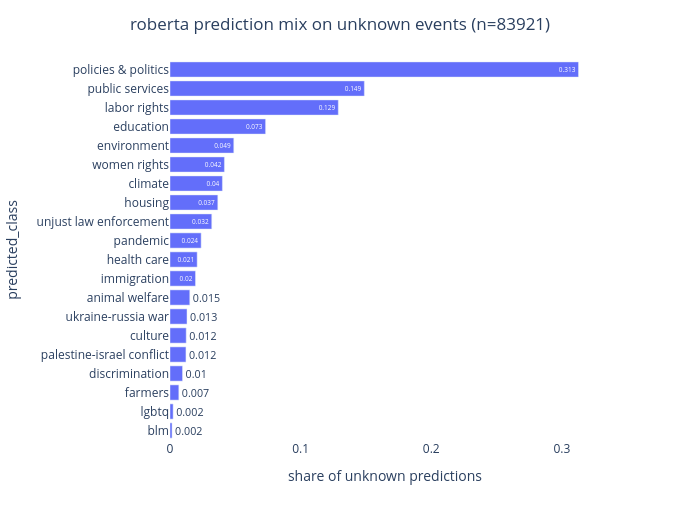

The code cell stored with this chart in its notebook:
### Markdown cell above
## Diagnostic: is the drop overfitting or collapse?

roberta scores lower on the honest `unknown` set than bert despite the same ~98% on labeled
data. Two checks to tell *why*:

- **Prediction mix on `unknown`** — spread across most of the 20 classes means genuine
  overfitting (poor generalization but still discriminating); piling into 1–2 classes means
  collapse (defaulting to an easy class when no trigger word is present).

### Code cell
# (a) roberta's prediction mix on the unknown rows: spread across classes => overfitting,
# piled into 1-2 classes => collapse.
if 'predicted_class' in dataset.columns and 'class' in dataset.columns:
    unk = dataset.loc[dataset['class'] == 'unknown', 'predicted_class']
else:
    _d = pd.read_csv(OUTPUT_CSV, usecols=['class', 'predicted_class'], low_memory=False)
    unk = _d.loc[_d['class'] == 'unknown', 'predicted_class']

dist = unk.value_counts(normalize=True).sort_values()
print(f"unknown rows: {len(unk)} | distinct classes predicted: {unk.nunique()}/20 | top class share: {dist.iloc[-1]:.0%}")
fig = px.bar(dist, orientation='h', text=dist.round(3),
             labels={'value': 'share of unknown predictions', 'index': ''})
fig.update_layout(title={'text': f'roberta prediction mix on unknown events (n={len(unk)})', 'x': 0.5},
                  plot_bgcolor='white', width=680, height=520, showlegend=False)
fig.show()

### Figure 1 — Plotly figure (JSON) as saved in the notebook; plotly's stock layout.template omitted (floating-point values rounded to 4 significant figures)
{"data": [{"hovertemplate": "variable=proportion<br>share of unknown predictions=%{x}<br>predicted_class=%{y}<br>text=%{text}<extra></extra>", "legendgroup": "proportion", "marker": {"color": "#636efa", "pattern": {"shape": ""}}, "name": "proportion", "orientation": "h", "showlegend": true, "text": [0.002, 0.002, 0.007, 0.01, 0.012, 0.012, 0.013, 0.015, 0.02, 0.021, 0.024, 0.032, 0.037, 0.04, 0.042, 0.049, 0.073, 0.129, 0.149, 0.313], "textposition": "auto", "type": "bar", "x": [0.001573, 0.002395, 0.006756, 0.009592, 0.01221, 0.01239, 0.01301, 0.01513, 0.01952, 0.02079, 0.02384, 0.03197, 0.03661, 0.04012, 0.04167, 0.04883, 0.07318, 0.1288, 0.1488, 0.3128], "xaxis": "x", "y": ["blm", "lgbtq", "farmers", "discrimination", "palestine-israel conflict", "culture", "ukraine-russia war", "animal welfare", "immigration", "health care", "pandemic", "unjust law enforcement", "housing", "climate", "women rights", "environment", "education", "labor rights", "public services", "policies & politics"], "yaxis": "y"}], "layout": {"barmode": "relative", "height": 520, "legend": {"title": {"text": "variable"}, "tracegroupgap": 0}, "margin": {"t": 60}, "plot_bgcolor": "white", "showlegend": false, "title": {"text": "roberta prediction mix on unknown events (n=83921)", "x": 0.5}, "width": 680, "xaxis": {"anchor": "y", "domain": [0.0, 1.0], "title": {"text": "share of unknown predictions"}}, "yaxis": {"anchor": "x", "domain": [0.0, 1.0], "title": {"text": "predicted_class"}}}}
